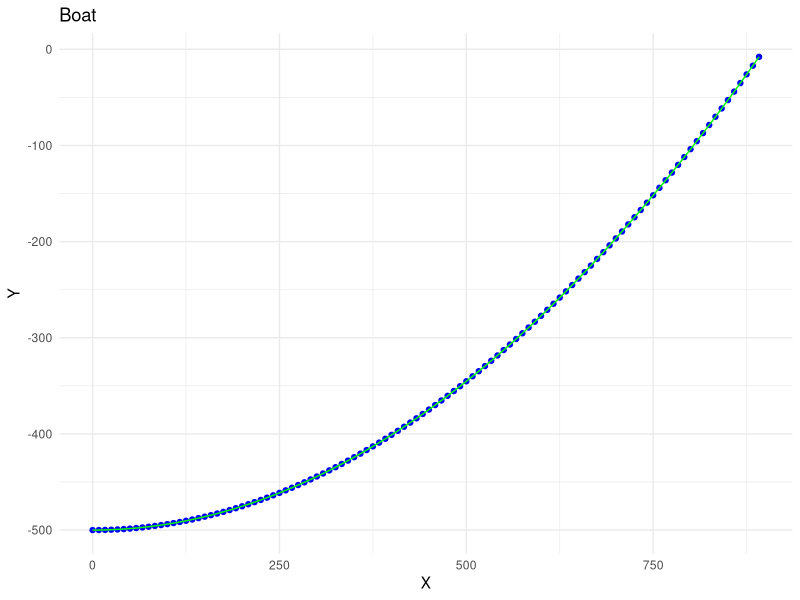

R code for this plot:
runge_kutta4 <- function (f, a, b, y0, n) {
  m <- length(y0)
  h <- (b - a)/n
  x <- seq(a + h, b, by = h)
  y <- matrix(0, nrow = n, ncol = m)
  k1 <- h * f(a, y0)
  k2 <- h * f(a + h/2, y0 + k1/2)
  k3 <- h * f(a + h/2, y0 + k2/2)
  k4 <- h * f(a + h, y0 + k3)
  y[1, ] <- y0 + k1/6 + k2/3 + k3/3 + k4/6
  for (i in 1:(n - 1)) {
    k1 <- h * f(x[i], y[i, ])
    k2 <- h * f(x[i] + h/2, y[i, ] + k1/2)
    k3 <- h * f(x[i] + h/2, y[i, ] + k2/2)
    k4 <- h * f(x[i] + h, y[i, ] + k3)
    y[i + 1, ] <- y[i, ] + k1/6 + k2/3 + k3/3 + k4/6
  }
  x <- c(a, x)
  y <- rbind(y0, y)
  return(list(x = x, y = y))
}


H <- 500  # Глубина погружения 
rho0 <- 1025
rho1 <- 950
g <- 9.8
S_sech <- 15.5 * 10  # Площадь поперечного сечения подводной лодки
l <- 100.5  # Длина подводной лодки
V <- S_sech*l
alpha <- 0.01
eta <- 0.001
v <- 25  # Скорость лодки (в м/с)
k <- S_sech / l
# Функция для системы уравнений
submarine_sys <- function(t, y) {
  dy <- y[2]
  dz <- - (eta * k / (rho1*V)) * (1 + alpha * y[1] / H) * dy + g * (rho0 / rho1 - 1)
  return(c(dy, dz))
}
# Начальные условия
y0 <- c(-H, 0)  # y(0) = -H, v_y(0) = 0
a <- 0
b <- 100
n <-300
# Решение системы дифференциальных уравнений
solution <- runge_kutta4(submarine_sys, a, b, y0, n)
# Убираем значения, где y1 >= 0
solution$x <- solution$x[solution$y[, 1] <= 0]
solution$y <- solution$y[solution$y[, 1] <= 0, ]


# Функция для аппроксимации методом наименьших квадратов
custom_lm <- function(x, y, degree) {
  n <- length(x)
  X <- matrix(1, n, degree + 1)
  for (i in 1:degree) {
    X[, i + 1] <- x^i
  }
  coefficients <- solve(t(X) %*% X) %*% t(X) %*% y
  return(coefficients)
}

# Аппроксимация решения с помощью нашей функции
degree <- 2    # Степень полинома
coefs <- custom_lm(solution$x, solution$y[, 1], degree)

# Получение коэффициентов полинома
a <- coefs[3]
b <- coefs[2]
c <- coefs[1]

# Создание данных для аппроксимированной кривой
t_fit <- seq(0, max(solution$x), length.out = 100)
y_fit <- a * t_fit^2 + b * t_fit + c
fit_data <- data.frame(t = t_fit, y = y_fit)


# Построение графика траектории всплытия
library(ggplot2)
ggplot(data = data.frame(x = solution$x * v, y = solution$y[, 1]), aes(x = x, y = y)) +
  geom_point(color = "blue") +
  geom_line(data = fit_data, aes(x = t * v, y = y), color = "green") +
  ggtitle("Boat") +
  xlab("X") +
  ylab("Y") +
  theme_minimal()


# Определение времени всплытия и точки всплытия
solve_quadratic <- function(a, b, c, H) {
  roots <- polyroot(c(c - H, b, a))
  print(roots)
  real_roots <- Re(roots[abs(Im(roots)) < 1e-6])
  return(real_roots[real_roots > 0])
}
T <- solve_quadratic(a, b, c, 0)
L <- v * T
# Вывод значений времени всплытия и точки всплытия
cat("Время всплытия (T):", T, "\n")
cat("Абсцисса точки всплытия (L):", L, "\n")




